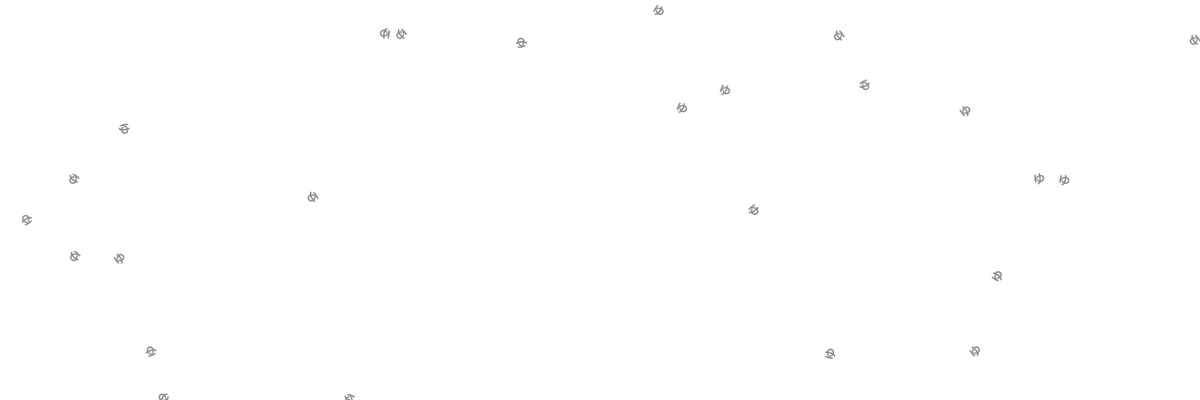
Frame 1 (no input)
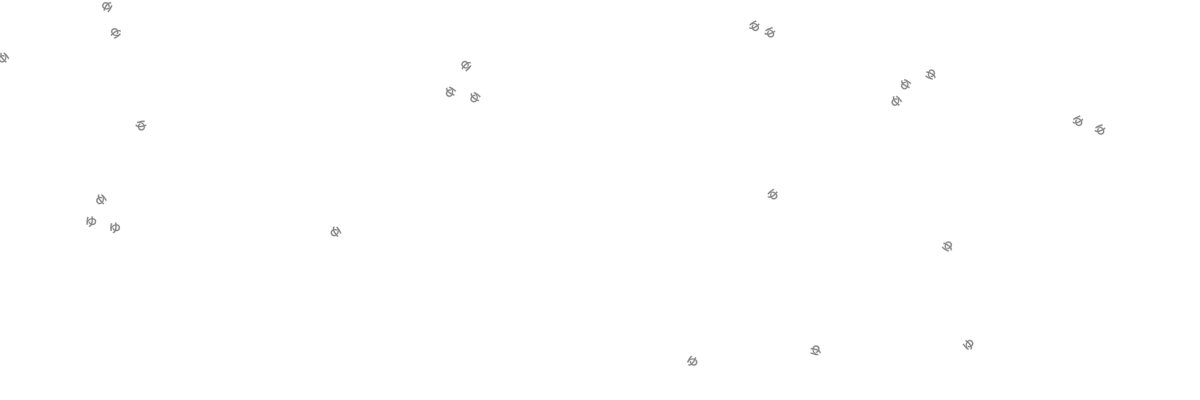
Frame 60 (no input)
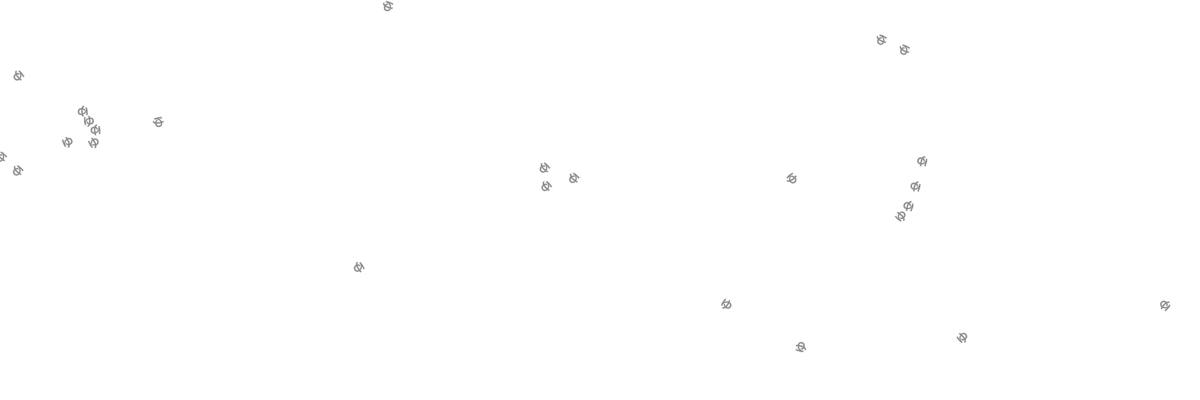
Frame 120 (the mouse pressed at the canvas centre since frame 60)

The p5.js sketch that drew these frames (run headless with seeded random() and noise() and a simulated clock; from frame 60 on, the mouse is pressed at the canvas centre):

// p5.js sketch
// ── sketch.js
//=CLASSES================================================

class Flock {
    constructor() {
        // すべてのボイド用の配列
        this.boids = []; // 配列を初期化
    }

    run() {
        for (let i = 0; i < this.boids.length; i++) {
            // 個々のボイドにに、ボイドのリストを丸ごと渡す
            this.boids[i].run(this.boids);
        }
    }

    addBoid(b) {
        this.boids.push(b);
    }
}

class Boid {
    constructor(x, y) {
        // 加速度
        this.acceleration = createVector(0, 0);
        // 速度
        this.velocity = createVector(random(-1, 1), random(-1, 1));
        // 位置
        this.position = createVector(x, y);
        // ボイドのサイズ
        this.r = 3.0;
        // 最大速度
        this.maxspeed = 3;
        // 最大操舵力
        this.maxforce = 0.05;
    }

    run(boids) {
        this.flock(boids);
        this.update();
        this.borders();
        this.render();
    }

    applyForce(force) {
        // ニュートンの第二法則 力の大きさ = 質量 * 加速度 => 加速度 = 力の大きさ / 質量
        // A = F / M が欲しい場合は、ここに質量が追加できる
        this.acceleration.add(force);
    }

    // 毎回、３つのルールにもとづいて、新しい加速度を蓄積する
    flock(boids) {
        let sep = this.separate(boids); // 分離
        let ali = this.align(boids); // 整列
        let coh = this.cohesion(boids); // 結合
        // これらの力に対し、任意の重み付けをする
        sep.mult(1.5);
        ali.mult(1.0);
        coh.mult(1.0);
        // 加速度に力のベクトルを追加する
        this.applyForce(sep);
        this.applyForce(ali);
        this.applyForce(coh);
    }

    // 位置を更新する
    update() {
        // 加速度は速度を変更する
        this.velocity.add(this.acceleration);
        // 速度を制限
        this.velocity.limit(this.maxspeed);
        // 速度は位置を変更する
        this.position.add(this.velocity);
        // 毎回、加速度を0にリセットする
        this.acceleration.mult(0);
    }

    // ターゲットに向かう操舵力を計算し適用する
    seek(target) {
        // 現在位置からターゲットを指すベクトルdesired
        let desired = p5.Vector.sub(target, this.position);
        // desiredを正規化し、最大速度にスケーリングする
        desired.normalize();
        desired.mult(this.maxspeed);
        // Steering = Desired - Velocity
        let steer = p5.Vector.sub(desired, this.velocity);
        // 最大操舵力に制限する
        steer.limit(this.maxforce);
        return steer;
    }

    // 描画
    render() {
        // 速度の方向に回転させた三角形を描画する
        let theta = this.velocity.heading() + radians(90);
        fill(127);
        stroke(200);
        push();
        translate(this.position.x, this.position.y);
        rotate(theta);
        
        // 三角形
        // beginShape();
        // vertex(0, -this.r * 2);
        // vertex(-this.r, this.r * 2);
        // vertex(this.r, this.r * 2);
        // endShape(CLOSE);

        text("ゆ", 0, 0);
        pop();
    }

    // ラッピング処理(端を超えたら逆の端から出てくる)
    borders() {
        if (this.position.x < -this.r) this.position.x = width + this.r;
        if (this.position.y < -this.r) this.position.y = height + this.r;
        if (this.position.x > width + this.r) this.position.x = -this.r;
        if (this.position.y > height + this.r) this.position.y = -this.r;
    }

    // 分離
    // 近くにいるボイドを調べ、近すぎる場合には離れる方向に向かうベクトルを返す
    separate(boids) {
        let desiredseparation = 25.0;
        let steer = createVector(0, 0);
        let count = 0;
        // システム内の全ボイドについて、近すぎないかどうか調べる
        for (let i = 0; i < boids.length; i++) {
            let d = p5.Vector.dist(this.position, boids[i].position);
            // もし距離(d)が0より大きくかつ任意の量よりも大きいなら(0は自分のとき)
            if ((d > 0) && (d < desiredseparation)) {
                // その近いボイドから離れるベクトルを計算する
                let diff = p5.Vector.sub(this.position, boids[i].position);
                diff.normalize();
                diff.div(d); // 距離による重み付け
                steer.add(diff);
                count++; // 数をメモしておく
            }
        }
        // 平均する -- countで割る
        if (count > 0) {
            steer.div(count);
        }

        // ベクトルが0より大きい限り
        if (steer.mag() > 0) {
            // レイノルズの Steering = Desired - Velocity　を実装
            steer.normalize();
            steer.mult(this.maxspeed);
            steer.sub(this.velocity);
            steer.limit(this.maxforce);
        }
        return steer;
    }

    // 整列
    // システム内の近くにいる全ボイドについて平均速度を計算し、その方向に向かうベクトルを返す
    align(boids) {
        let neighbordist = 50;
        let sum = createVector(0, 0);
        let count = 0;
        for (let i = 0; i < boids.length; i++) {
            let d = p5.Vector.dist(this.position, boids[i].position);
            if ((d > 0) && (d < neighbordist)) {
                sum.add(boids[i].velocity);
                count++;
            }
        }
        if (count > 0) {
            sum.div(count);
            sum.normalize();
            sum.mult(this.maxspeed);
            let steer = p5.Vector.sub(sum, this.velocity);
            steer.limit(this.maxforce);
            return steer;
        }
        else {
            return createVector(0, 0);
        }
    }

    // 結合
    // 近くにいる全ボイドの平均位置(たとえばセンター)を計算し、その位置に向かうベクトルを返す
    cohesion(boids) {
        let neighbordist = 50;
        let sum = createVector(0, 0); // 空のベクトルで開始し、これに全位置を累積する
        let count = 0;
        for (let i = 0; i < boids.length; i++) {
            let d = p5.Vector.dist(this.position, boids[i].position);
            if ((d > 0) && (d < neighbordist)) {
                sum.add(boids[i].position); // 位置を追加
                count++;
            }
        }
        if (count > 0) {
            sum.div(count);
            return this.seek(sum); // その位置に向かう
        }
        else {
            return createVector(0, 0);
        }
    }
}

//========================================================
//==GLOBAL================================================

let flock;
var canvas;

//========================================================
//==SETUP=================================================

function setup(){
    canvas = createCanvas(windowWidth, 400);
    canvas.style('z-index','-1');//canvasを後ろに移動する。
    
    canvasSetup();
}

//========================================================
//==DRAW==================================================

function draw(){
    background(255);
    flock.run();
}

//========================================================
//==FUNCTIONS=============================================

function windowResized(){
    resizeCanvas(windowWidth, 400);
    canvasSetup();
}

function canvasSetup(){
    colorMode(RGB);

    flock = new Flock();
    for (let i = 0; i < 25; i++) {
        let b = new Boid(random() * width, random() * height);
        flock.addBoid(b);
    }
}

//========================================================
